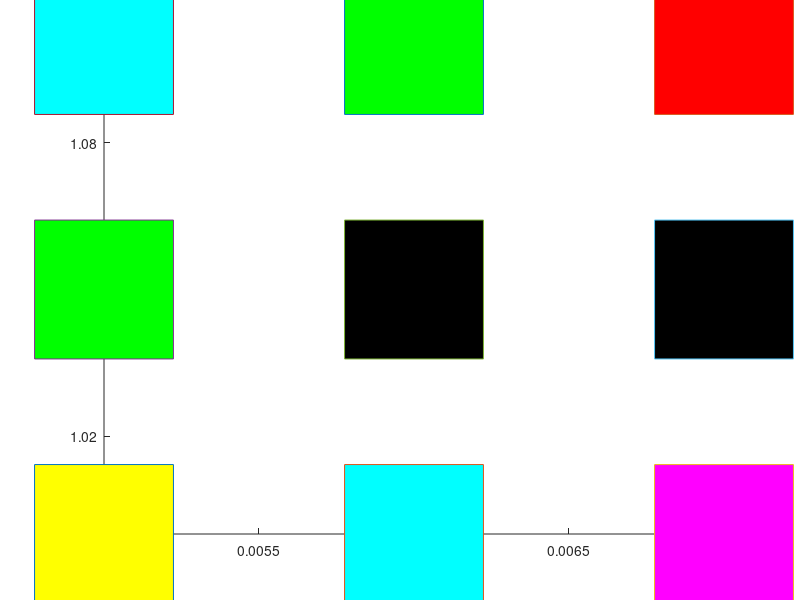
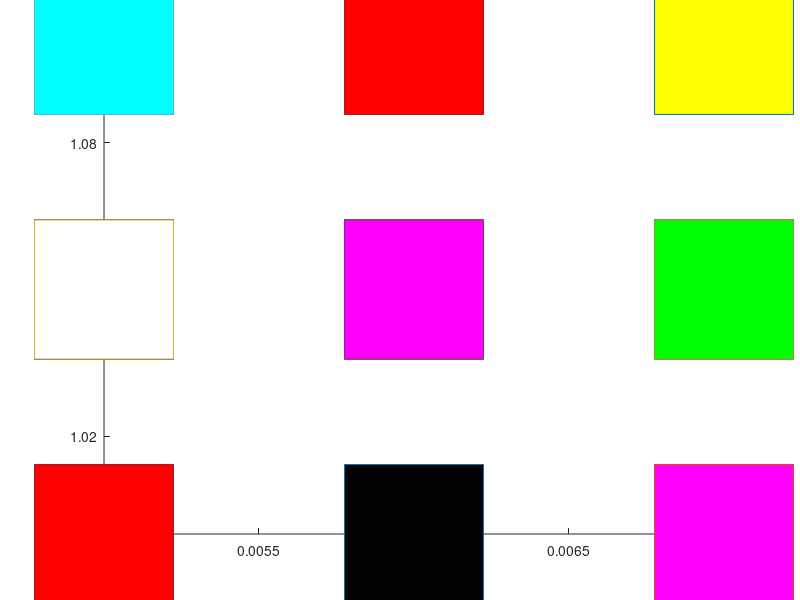

Recreate these plots in MATLAB, in order.
clc;
clear;
T=2 ;
rd=2;
r0=2;
alpha=0.9;

%{
for v=1:9 %number of input neuorns 
       for x=1:3
       l=input('x ');
        I(x,v)=l;
        
       end
       
end
%}
   %I=[1 0 0 0 0 1 0 1 0; 0 1 0 1 0 0 0 0 1;0 0 1 0 1 0 1 0 0 ];
    sprev=rng(1,'v5uniform')
     I=randi([0 1],3,9)
disp(I)
figure(1);
title('before clustering');
hold on;

plot(0.005,1,'-s','MarkerSize',100,...
    'MarkerFaceColor',[ I(1,1) I(2,1) I(3,1)]);

plot(0.006,1,'-s','MarkerSize',100,...
    'MarkerFaceColor',[I(1,2) I(2,2) I(3,2)]);

plot(0.007,1,'-s','MarkerSize',100,...
    'MarkerFaceColor',[I(1,3) I(2,3) I(3,3)]);

plot(0.005,1.05,'-s','MarkerSize',100,...
    'MarkerFaceColor',[I(1,4) I(2,4) I(3,4)]);

plot(0.006,1.05,'-s','MarkerSize',100,...
    'MarkerFaceColor',[I(1,5) I(2,5) I(3,5)]);

plot(0.007,1.05,'-s','MarkerSize',100,...
    'MarkerFaceColor',[I(1,6) I(2,6) I(3,6)]);

plot(0.005,1.1,'-s','MarkerSize',100,...
    'MarkerFaceColor',[I(1,7) I(2,7) I(3,7)]);

plot(0.006,1.1,'-s','MarkerSize',100,...
    'MarkerFaceColor',[I(1,8) I(2,8) I(3,8)]);

plot(0.007,1.1,'-s','MarkerSize',100,...
    'MarkerFaceColor',[I(1,9) I(2,9) I(3,9)]);
 
hold off;
sprev=rng(1,'v5uniform')
    
     R=randi([0 1],3,3)
            G=randi([0 1],3,3)
             B=randi([0 1],3,3)
    
    
for t=1:T
    for n=1:9
        for i=1:3
            for j=1:3
                D(i,j)=sqrt((I(1,n)-R(i,j))^2+(I(2,n)-G(i,j))^2+(I(3,n)-B(i,j))^2);
                
            end
        end
        disp('this is differences matrix');
        disp(D);
        min=D(1,1);
        for i=1:3
            for j=1:3
                if(j+1==4)
                      if ((D(i,j)<=D(i,j-1)) && (D(i,j)<=min))
                          min=D(i,j);
                          m=i;
                          c=j;
                          
                      end
                
                elseif ((j-1>=1))
                 if ((D(i,j)<=D(i,j-1)) && (D(i,j)<=min) && (D(i,j)<=D(i,j+1)))
                          min=D(i,j);
                          m=i;
                          c=j;
                          
                 end
                elseif ((i-1>=1))
                     if ((D(i,j)<=D(i,j+1)) && (D(i,j)<=min) && (D(i,j)<=D(i-1,j)))
                          min=D(i,j);
                          m=i;
                          c=j;
                          
                      end
            end 
                  end
        end
       R(m,c)=R(m,c)+alpha*(I(1,n)-R(m,c));
       G(m,c)=G(m,c)+alpha*(I(2,n)-G(m,c));
       B(m,c)=B(m,c)+alpha*(I(3,n)-B(m,c));
       
    RED=round(R);
GREEN=round(G);
BLUE=round(B);
disp(RED);
disp(GREEN);
disp(BLUE);


  figure(2);
title('after clusering');
hold on;

plot(0.005,1,'-s','MarkerSize',100,...
    'MarkerFaceColor',[ RED(1,1) GREEN(1,1) BLUE(1,1)]);

plot(0.006,1,'-s','MarkerSize',100,...
    'MarkerFaceColor',[RED(1,2) GREEN(1,2) BLUE(1,2)]);

plot(0.007,1,'-s','MarkerSize',100,...
    'MarkerFaceColor',[RED(1,3) GREEN(1,3) BLUE(1,3)]);

plot(0.005,1.05,'-s','MarkerSize',100,...
    'MarkerFaceColor',[RED(2,1) GREEN(2,1) BLUE(2,1)]);

plot(0.006,1.05,'-s','MarkerSize',100,...
    'MarkerFaceColor',[RED(2,2) GREEN(2,2) BLUE(2,2)]);

plot(0.007,1.05,'-s','MarkerSize',100,...
    'MarkerFaceColor',[RED(2,3) GREEN(2,3) BLUE(2,3)]);

plot(0.005,1.1,'-s','MarkerSize',100,...
    'MarkerFaceColor',[RED(3,1) GREEN(3,1) BLUE(3,1)]);

plot(0.006,1.1,'-s','MarkerSize',100,...
    'MarkerFaceColor',[RED(3,2) GREEN(3,2) BLUE(3,2)]);

plot(0.007,1.1,'-s','MarkerSize',100,...
    'MarkerFaceColor',[RED(3,3) GREEN(3,3) BLUE(3,3)]);
 
 
hold off;
    end
alpha=0.5*alpha;
end
disp(D);
  disp(I);

disp('this is red');
disp(R);
disp('this is G');
disp(G);
disp('this is B');
disp(B);
